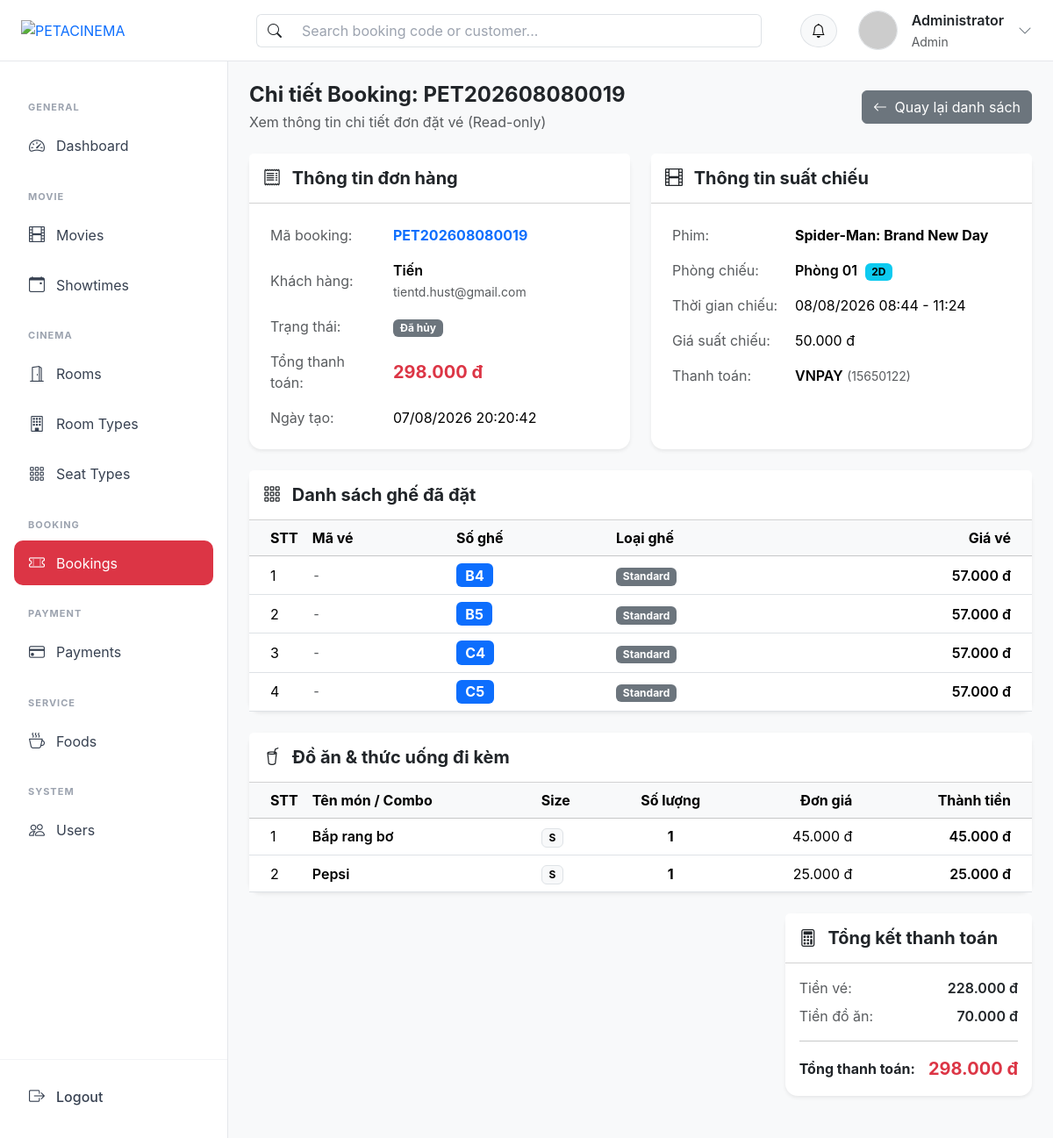
The page /?action=booking_show&id=19 (signed in) on the database its author committed.
### tables this page shows
CREATE TABLE `bookings` (
  `id` int NOT NULL,
  `booking_code` varchar(30) DEFAULT NULL,
  `user_id` int NOT NULL,
  `showtime_id` int NOT NULL,
  `payment_id` int DEFAULT NULL,
  `total_amount` decimal(10,2) DEFAULT NULL,
  `status` enum('pending','paid','cancelled') DEFAULT 'pending',
  `created_at` timestamp NULL DEFAULT CURRENT_TIMESTAMP,
  `checkin_status` varchar(20) NOT NULL DEFAULT 'pending',
  `checked_in_at` datetime DEFAULT NULL,
  `checked_in_by` int DEFAULT NULL
);

CREATE TABLE `users` (
  `id` int NOT NULL,
  `fullname` varchar(255) NOT NULL,
  `email` varchar(255) NOT NULL,
  `password` varchar(255) NOT NULL,
  `role` enum('user','staff','admin') DEFAULT 'user',
  `status` enum('active','inactive','banned') DEFAULT 'active',
  `created_at` timestamp NULL DEFAULT CURRENT_TIMESTAMP
);

CREATE TABLE `movies` (
  `id` int NOT NULL,
  `title` varchar(255) NOT NULL,
  `genres` varchar(255) DEFAULT NULL,
  `duration` int NOT NULL,
  `description` text,
  `trailer` varchar(255) DEFAULT NULL,
  `poster` varchar(255) DEFAULT NULL,
  `release_date` date DEFAULT NULL,
  `language` varchar(100) DEFAULT NULL,
  `director` varchar(255) DEFAULT NULL,
  `actors` text,
  `age_rating` varchar(20) DEFAULT NULL,
  `status` enum('coming_soon','now_showing','ended') DEFAULT 'coming_soon'
);

CREATE TABLE `rooms` (
  `id` int NOT NULL,
  `room_type_id` int NOT NULL,
  `name` varchar(100) NOT NULL,
  `total_seats` int NOT NULL
);

CREATE TABLE `room_types` (
  `id` int NOT NULL,
  `name` varchar(50) NOT NULL,
  `price_modifier` decimal(10,2) DEFAULT '0.00',
  `description` text
);

CREATE TABLE `showtimes` (
  `id` int NOT NULL,
  `movie_id` int NOT NULL,
  `room_id` int NOT NULL,
  `start_time` datetime NOT NULL,
  `end_time` datetime NOT NULL,
  `base_price` decimal(10,2) NOT NULL
);

CREATE TABLE `payments` (
  `id` int NOT NULL,
  `payment_method` varchar(100) DEFAULT NULL,
  `transaction_code` varchar(255) DEFAULT NULL,
  `amount` decimal(10,2) DEFAULT NULL,
  `status` enum('pending','completed','failed') DEFAULT 'pending',
  `payment_time` timestamp NULL DEFAULT NULL
);

CREATE TABLE `tickets` (
  `id` int NOT NULL,
  `booking_id` int NOT NULL,
  `seat_id` int NOT NULL,
  `ticket_code` varchar(100) DEFAULT NULL,
  `price` decimal(10,2) NOT NULL
);

CREATE TABLE `seats` (
  `id` int NOT NULL,
  `room_id` int NOT NULL,
  `seat_type_id` int NOT NULL,
  `seat_number` varchar(10) NOT NULL,
  `row_char` varchar(2) DEFAULT NULL,
  `col_num` int DEFAULT NULL,
  `couple_group` varchar(100) DEFAULT NULL,
  `status` enum('available','maintenance') NOT NULL DEFAULT 'available'
);

CREATE TABLE `seat_types` (
  `id` int NOT NULL,
  `name` varchar(50) NOT NULL,
  `surcharge` decimal(10,2) DEFAULT '0.00',
  `description` text
);

CREATE TABLE `food_orders` (
  `id` int NOT NULL,
  `booking_id` int NOT NULL,
  `food_variant_id` int NOT NULL,
  `quantity` int NOT NULL,
  `price_at_booking` decimal(10,2) DEFAULT NULL,
  `delivered_at` datetime DEFAULT NULL,
  `delivered_by` int DEFAULT NULL
);

CREATE TABLE `foods` (
  `id` int NOT NULL,
  `name` varchar(255) NOT NULL,
  `description` text,
  `image` varchar(255) DEFAULT NULL,
  `status` enum('active','inactive') DEFAULT 'active'
);

CREATE TABLE `food_variants` (
  `id` int NOT NULL,
  `food_id` int NOT NULL,
  `size` varchar(10) DEFAULT NULL,
  `price` decimal(10,2) DEFAULT NULL,
  `stock` int DEFAULT '0'
);

### views/admin/booking/show.php (the view, shortened to what the rows shown need)
<div class="d-flex align-items-center justify-content-between mb-4">
    <div>
        <h4 class="fw-bold mb-1">Chi tiết Booking: <?= htmlspecialchars($booking['booking_code'] ?? '') ?></h4>
        <p class="text-muted mb-0">Xem thông tin chi tiết đơn đặt vé (Read-only)</p>
    </div>
    <a href="<?= BASE_URL ?>?action=booking_list" class="btn btn-secondary">
        <i class="bi bi-arrow-left me-1"></i>
        Quay lại danh sách
    </a>
</div>
<div class="row g-4 mb-4">
    <div class="col-md-6">
        <div class="card shadow-sm h-100 border-0">
            <div class="card-header bg-white py-3">
                <h5 class="card-title mb-0 fw-bold">
                    <i class="bi bi-receipt me-2"></i> Thông tin đơn hàng
                </h5>
            </div>
            <div class="card-body">
                <table class="table table-borderless align-middle mb-0">
                    <tr>
                        <td class="text-muted" width="140">Mã booking:</td>
                        <td class="fw-bold text-primary"><?= htmlspecialchars($booking['booking_code'] ?? '') ?></td>
                    </tr>
                    <tr>
                        <td class="text-muted">Khách hàng:</td>
                        <td>
                            <div class="fw-semibold"><?= htmlspecialchars($booking['customer_name'] ?? '') ?></div>
                            <small class="text-muted"><?= htmlspecialchars($booking['customer_email'] ?? '') ?></small>
                        </td>
                    </tr>
                    <tr>
                        <td class="text-muted">Trạng thái:</td>
                        <td>
                            <?php
                            $statusClass = match ($booking['status'] ?? '') {
                                'pending'   => 'bg-warning text-dark',
                                'paid'      => 'bg-success',
                                'cancelled' => 'bg-secondary',
                                default     => 'bg-dark',
                            };
                            $statusLabel = match ($booking['status'] ?? '') {
                                'pending'   => 'Chờ xử lý',
                                'paid'      => 'Đã thanh toán',
                                'cancelled' => 'Đã hủy',
                                default     => 'Không xác định',
                            };
                            ?>
                            <span class="badge <?= $statusClass ?>"><?= $statusLabel ?></span>
                        </td>
                    </tr>
                    <tr>
                        <td class="text-muted">Tổng thanh toán:</td>
                        <td class="fw-bold text-danger fs-5"><?= number_format((float)($booking['total_amount'] ?? 0), 0, ',', '.') ?> đ</td>
                    </tr>
                    <tr>
                        <td class="text-muted">Ngày tạo:</td>
                        <td><?= !empty($booking['created_at']) ? date('d/m/Y H:i:s', strtotime($booking['created_at'])) : '-' ?></td>
                    </tr>
                </table>
            </div>
        </div>
    </div>
    <div class="col-md-6">
        <div class="card shadow-sm h-100 border-0">
            <div class="card-header bg-white py-3">
                <h5 class="card-title mb-0 fw-bold">
                    <i class="bi bi-film me-2"></i> Thông tin suất chiếu
                </h5>
            </div>
            <div class="card-body">
                <table class="table table-borderless align-middle mb-0">
                    <tr>
                        <td class="text-muted" width="140">Phim:</td>
                        <td class="fw-bold"><?= htmlspecialchars($booking['movie_title'] ?? '') ?></td>
                    </tr>
                    <tr>
                        <td class="text-muted">Phòng chiếu:</td>
                        <td>
                            <span class="fw-semibold"><?= htmlspecialchars($booking['room_name'] ?? '') ?></span>
                            <?php if (!empty($booking['room_type_name'])): ?>
                                <span class="badge text-bg-info ms-1"><?= htmlspecialchars($booking['room_type_name']) ?></span>
                            <?php endif; ?>
                        </td>
                    </tr>
                    <tr>
                        <td class="text-muted">Thời gian chiếu:</td>
                        <td>
                            <?= !empty($booking['start_time']) ? date('d/m/Y H:i', strtotime($booking['start_time'])) : '-' ?>
                            -
                            <?= !empty($booking['end_time']) ? date('H:i', strtotime($booking['end_time'])) : '-' ?>
                        </td>
                    </tr>
                    <tr>
                        <td class="text-muted">Giá suất chiếu:</td>
                        <td><?= number_format((float)($booking['base_price'] ?? 0), 0, ',', '.') ?> đ</td>
                    </tr>
                    <?php if (!empty($booking['payment_method'])): ?>
                        <tr>
                            <td class="text-muted">Thanh toán:</td>
                            <td>
                                <span class="text-uppercase fw-semibold"><?= htmlspecialchars($booking['payment_method']) ?></span>
                                <?php if (!empty($booking['transaction_code'])): ?>
                                    <small class="text-muted">(<?= htmlspecialchars($booking['transaction_code']) ?>)</small>
                                <?php endif; ?>
                            </td>
                        </tr>
                    <?php endif; ?>
                </table>
            </div>
        </div>
    </div>
</div>
<div class="card shadow-sm border-0 mb-4">
    <div class="card-header bg-white py-3">
        <h5 class="card-title mb-0 fw-bold">
            <i class="bi bi-grid-3x3-gap me-2"></i> Danh sách ghế đã đặt
        </h5>
    </div>
    <div class="card-body p-0">
        <div class="table-responsive">
            <table class="table table-hover align-middle mb-0">
                <thead class="table-light">
                    <tr>
                        <th width="60" class="ps-4">STT</th>
                        <th>Mã vé</th>
                        <th>Số ghế</th>
                        <th>Loại ghế</th>
                        <th class="text-end pe-4">Giá vé</th>
                    </tr>
                </thead>
                <tbody>
                    <?php if (!empty($tickets)): ?>
                        <?php foreach ($tickets as $idx => $ticket): ?>
                            <tr>
                                <td class="ps-4"><?= $idx + 1 ?></td>
                                <td>
                                    <span class="font-monospace text-muted"><?= htmlspecialchars($ticket['ticket_code'] ?? '-') ?></span>
                                </td>
                                <td>
                                    <span class="badge text-bg-primary fs-6"><?= htmlspecialchars($ticket['seat_number']) ?></span>
                                </td>
                                <td>
                                    <?php
                                    $seatTypeBadge = match ($ticket['seat_type_name'] ?? '') {
                                        'VIP' => 'bg-warning text-dark',
                                        'Couple' => 'bg-danger',
                                        default => 'bg-secondary',
                                    };
                                    ?>
                                    <span class="badge <?= $seatTypeBadge ?>"><?= htmlspecialchars($ticket['seat_type_name'] ?? 'Standard') ?></span>
                                </td>
                                <td class="text-end pe-4 fw-semibold">
                                    <?= number_format((float)$ticket['ticket_price'], 0, ',', '.') ?> đ
                                </td>
                            </tr>
                        <?php endforeach; ?>
                    <?php endif; ?>
                </tbody>
            </table>
        </div>
    </div>
</div>
<div class="card shadow-sm border-0 mb-4">
    <div class="card-header bg-white py-3">
        <h5 class="card-title mb-0 fw-bold">
            <i class="bi bi-cup-straw me-2"></i> Đồ ăn & thức uống đi kèm
        </h5>
    </div>
    <div class="card-body p-0">
        <div class="table-responsive">
            <table class="table table-hover align-middle mb-0">
                <thead class="table-light">
                    <tr>
                        <th width="60" class="ps-4">STT</th>
                        <th>Tên món / Combo</th>
                        <th>Size</th>
                        <th class="text-center">Số lượng</th>
                        <th class="text-end">Đơn giá</th>
                        <th class="text-end pe-4">Thành tiền</th>
                    </tr>
                </thead>
                <tbody>
                    <?php if (!empty($foodOrders)): ?>
                        <?php foreach ($foodOrders as $idx => $fo): ?>
                            <?php $subtotal = (float) $fo['price_at_booking'] * (int) $fo['quantity']; ?>
                            <tr>
                                <td class="ps-4"><?= $idx + 1 ?></td>
                                <td class="fw-semibold"><?= htmlspecialchars($fo['food_name']) ?></td>
                                <td><span class="badge text-bg-light border"><?= htmlspecialchars($fo['variant_size'] ?: '-') ?></span></td>
                                <td class="text-center fw-bold"><?= (int) $fo['quantity'] ?></td>
                                <td class="text-end"><?= number_format((float) $fo['price_at_booking'], 0, ',', '.') ?> đ</td>
                                <td class="text-end pe-4 fw-semibold"><?= number_format($subtotal, 0, ',', '.') ?> đ</td>
                            </tr>
                        <?php endforeach; ?>
                    <?php endif; ?>
                </tbody>
            </table>
        </div>
    </div>
</div>
<div class="row justify-content-end mb-4">
    <div class="col-lg-5 col-xl-4">
        <div class="card shadow-sm border-0">
            <div class="card-header bg-white py-3">
                <h5 class="card-title mb-0 fw-bold">
                    <i class="bi bi-calculator me-2"></i> Tổng kết thanh toán
                </h5>
            </div>
            <div class="card-body">
                <div class="d-flex justify-content-between mb-2">
                    <span class="text-muted">Tiền vé:</span>
                    <span class="fw-semibold"><?= number_format((float) $ticketTotal, 0, ',', '.') ?> đ</span>
                </div>
                <div class="d-flex justify-content-between mb-3">
                    <span class="text-muted">Tiền đồ ăn:</span>
                    <span class="fw-semibold"><?= number_format((float) $foodTotal, 0, ',', '.') ?> đ</span>
                </div>
                <hr>
                <div class="d-flex justify-content-between align-items-center">
                    <span class="fw-bold">Tổng thanh toán:</span>
                    <span class="fw-bold text-danger fs-5">
                        <?= number_format((float) ($booking['total_amount'] ?? 0), 0, ',', '.') ?> đ
                    </span>
                </div>
            </div>
        </div>
    </div>
</div>

### rows shown on the page
bookings: booking_code "PET202608080019", user.fullname "Tiến", user.email "tientd.hust@gmail.com", status "Đã hủy", total_amount "298.000", created_at "07/08/2026 20:20:42", movies.title "Spider-Man: Brand New Day", rooms.name "Phòng 01", room_types.name "2D", showtime.start_time "08/08/2026 08:44", showtime.end_time "11:24", showtime.base_price "50.000", payment.payment_method "VNPAY", payment.transaction_code "15650122"
tickets: ticket_code "-", seat.seat_number "B4", seat_types.name "Standard", price "57.000"
tickets: ticket_code "-", seat.seat_number "B5", seat_types.name "Standard", price "57.000"
tickets: ticket_code "-", seat.seat_number "C4", seat_types.name "Standard", price "57.000"
tickets: ticket_code "-", seat.seat_number "C5", seat_types.name "Standard", price "57.000"
food_orders: foods.name "Bắp rang bơ", food_variant.size "S", quantity "1", price_at_booking "45.000", subtotal "45.000"
food_orders: foods.name "Pepsi", food_variant.size "S", quantity "1", price_at_booking "25.000", subtotal "25.000"

### other values the page prints
$user['fullname'] "Administrator"
$user['role'] "Admin"
$ticketTotal "228.000"
$foodTotal "70.000"
